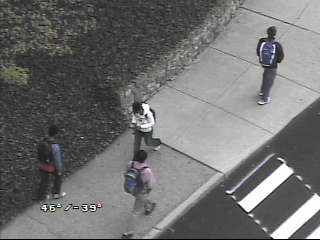
%> input picture target.jpg, 320 x 240 px
$ octave CovTracking.m   (GNU Octave 9; MATLAB toolbox functions it lacks are replaced by stand-ins)
%> lines starting %> are read from the running program, lines starting %| are printed output that depends on the picture
target = imread('target.jpg');
%> target is the input picture: size 240x320x3 uint8; mean R, G, B 112.7, 112.9, 112.2
modelR = 70;
modelC = 24;

modelCovMatrix = getCovMat(target,26, 255, modelR, modelC)

[holdi, holdj] = findInFrame(modelR, modelC, modelCovMatrix, target)
% [1 line not run here, left out]
function [holdi,holdj] = findInFrame(modelR, modelC, modelCovMatrix, target)
    [row, col, colors] = size(target)
    minTot = Inf;
    for x = 1:row-modelR-1
        for y = 1:col-modelC-1
            a = getCovMat(target, x, y, modelR, modelC);
            dist = getCovMatDist(modelCovMatrix, a);
            if dist<minTot
                minTot = dist;
                holdi = x;
                holdj = y;
            end
        end
    end
    imshow(target)
    hold on;
    rectangle('position', [holdj holdi modelC-1 modelR-1], 'Edgecolor', 'g');
    hold off;
    fprintf("Selected Cordinates (% 10f, % 10f)\n", holdi, holdj);

end

function covMat = getCovMat(image, row, col, modelR, modelC)
%> called with row = 26, col = 255, modelR = 70, modelC = 24
    test = imcrop(image ,[col row modelC-1 modelR-1]);
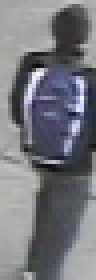
%> test: size 70x24x3 uint8 (shown 4 times larger); mean R, G, B 116.5, 117.6, 123.9
    pixels = modelC*modelR;
    hold = zeros(pixels, 5);
    current = 1;
    for y = 1:modelC
        for x = 1:modelR
            hold(current,1) = y;
            hold(current,2) = x;
            hold(current,3) = test(x,y,1);
            hold(current,4) = test(x,y,2);
            hold(current,5) = test(x,y,3);
            current= current + 1;
        end
    end
%> after the loop, current = 1681; hold = 1680 rows, first 8: [1 1 165 165 163; 1 2 164 164 164; 1 3 164 164 164; 1 4 164 164 164; 1 5 166 166 166; 1 6 164 164 164; 1 7 163 163 163; 1 8 165 165 163]
    covMat = cov(hold,1);
%> covMat = [47.92 0 -123.5 -118 -95.11; 0 408.2 6.26 15.28 -6.64; -123.5 6.26 2653.1 2633.3 2464.3; -118 15.28 2633.3 2620.6 2457.8; -95.11 -6.64 2464.3 2457.8 2422.8]
%> `modelCovMatrix = getCovMat(target,26, 255, modelR, modelC)`: modelCovMatrix has the same summary as covMat in getCovMat
%> the run ends on the next line
end
